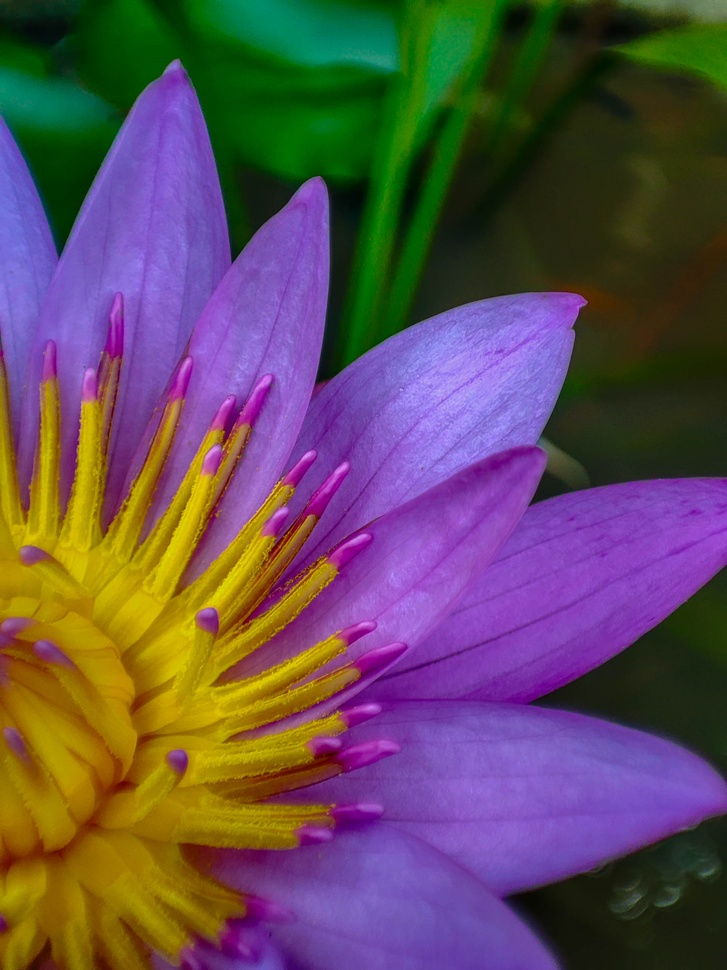
#> input picture image.jpg, 727 x 970 px, shrunk from 1944 x 2592 before the run
$ python 'main 02.py'
#> lines starting #> are read from the running program, lines starting #| are printed output that depends on the picture; after the words box and inside, x2 and y2 are one past the last pixel; in counts of white or black regions, pixels touching at a corner belong together
import cv2
import numpy as np

def region_growing(image, seed):
    visited = np.zeros_like(image)
    queue = [seed]
    region = []

    while queue:
        x, y = queue.pop(0)
        if visited[x, y] == 0:
            visited[x, y] = 1
            region.append((x, y))

            for dx in range(-1, 2):
                for dy in range(-1, 2):
                    nx, ny = x + dx, y + dy
                    if 0 <= nx < image.shape[0] and 0 <= ny < image.shape[1]:
                        if abs(image[nx, ny] - image[x, y]) < 20:
                            queue.append((nx, ny))

    return region

# Load your image
image = cv2.imread('image.jpg', cv2.IMREAD_GRAYSCALE)
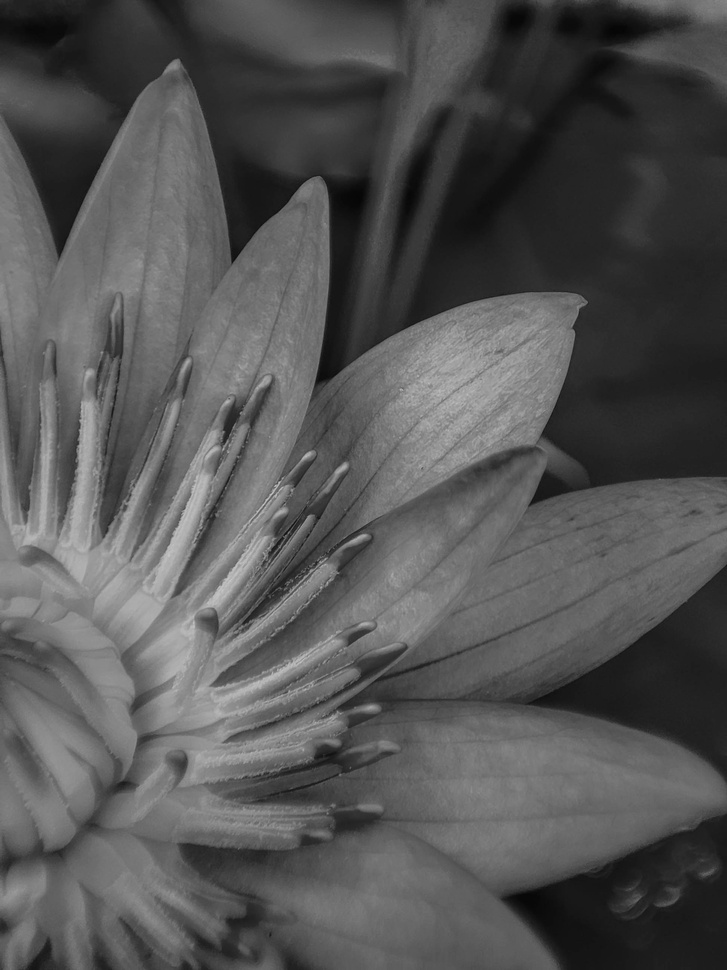
#> image: shape (970, 727); min 5, max 199, mean 84.1

# Define seed point (you can choose any point inside the object)
seed_point = (100, 100)

# Get segmented region
segmented_region = region_growing(image, seed_point)
#> segmented_region = 1831 pairs, first value 82 to 123, second value 0 to 105

# Create a mask for visualization
mask = np.zeros_like(image)
for x, y in segmented_region:
    mask[x, y] = 255
#> this loop made 1831 passes
#> (x, y) on passes 1 to 3: (100, 100), (99, 99), (99, 100)
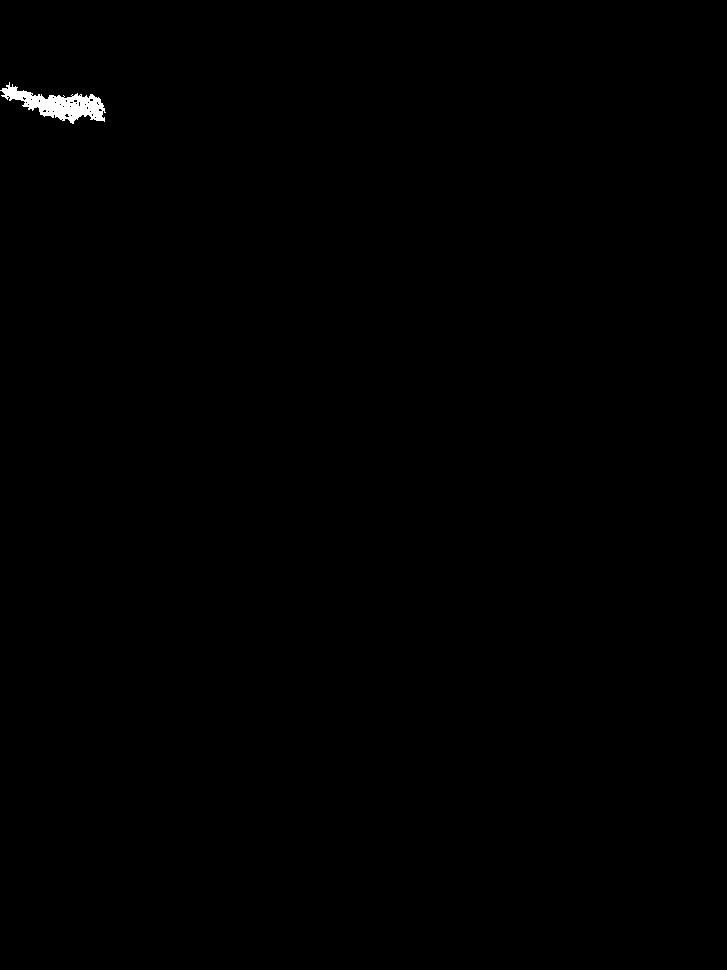
#> mask: shape (970, 727); 0.26% white; 1 white region, box (x1, y1, x2, y2) and area: (0, 82, 106, 124) 1831

# Display results
cv2.imshow('Original Image', image)
cv2.imshow('Segmented Region', mask)
cv2.waitKey(0)
cv2.destroyAllWindows()
